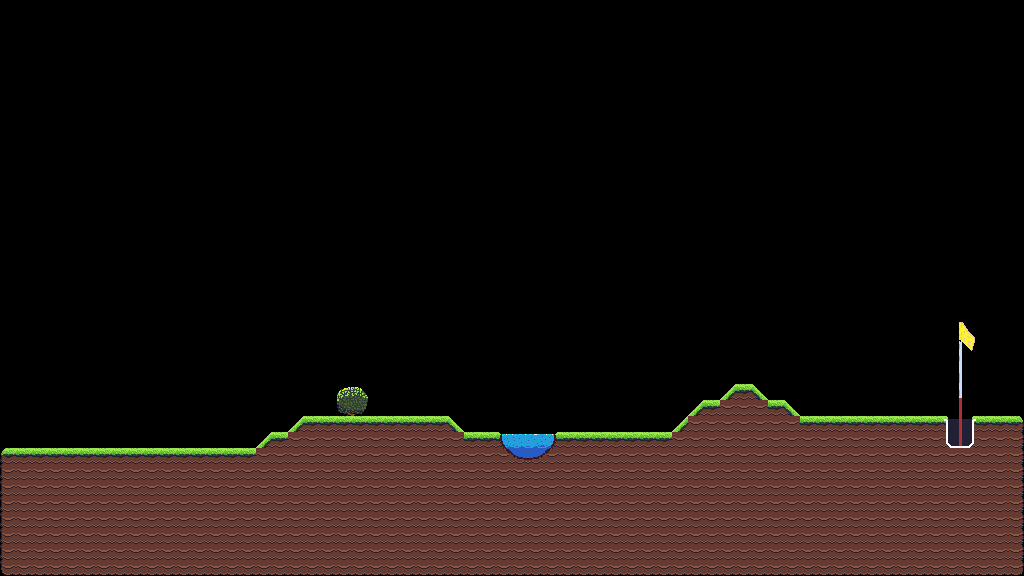

Below is a game level as drawn by its tile map, then a one-line description and the .tmx that defines it (tile-layer data replaced by summaries):
An orthogonal 64x36 tile map with 16x16 px tiles, 1 tile layer (Level), 2 tilesets and 201 objects (126x collide, 2x finish, bushes).

<map version="1.10" tiledversion="1.10.2" orientation="orthogonal" renderorder="right-down" width="64" height="36" tilewidth="16" tileheight="16" infinite="0" nextlayerid="9" nextobjectid="9262">
 <tileset firstgid="1" name="prototype" tilewidth="16" tileheight="16" tilecount="128" columns="16">
  <image source="images/prototype.png" width="256" height="128" />
  <tile id="0" type="ground" />
  <tile id="1" type="ground" />
  <tile id="2" type="ground" />
  <tile id="3" type="ground" />
  <tile id="4" type="ground" />
 </tileset>
 <tileset firstgid="129" name="all2" tilewidth="16" tileheight="16" tilecount="210" columns="14">
  <image source="images/all2.png" width="224" height="244" />
 </tileset>
 <layer id="1" name="Level" width="64" height="36">
  <data>[2304 cells, 620 non-empty, 40 distinct tile ids]</data>
 </layer>
 <objectgroup id="8" name="Pool_Object">
  <object id="9261" x="502.875" y="444.25">
   <polygon points="0,0 13.5,13.5 35.625,14 49.375,0.75 34.625,18.375 9.125,17.75" />
  </object>
 </objectgroup>
 <objectgroup id="7" name="Bushes_Leaf_Object">
  <object id="9257" name="bushes" x="336" y="384" width="32" height="32" />
 </objectgroup>
 <objectgroup id="6" name="Bushes_Object">
  <object id="9256" x="339" y="387.5" width="26.5" height="28.5" />
 </objectgroup>
 <objectgroup id="2" name="Ground_Object">
  <object id="9061" type="collide" x="1008" y="416" width="16" height="16" />
  <object id="9062" type="collide" x="0" y="448" width="16" height="16" />
  <object id="9063" type="collide" x="736" y="384" width="16" height="16" />
  <object id="9064" type="collide" x="704" y="400" width="16" height="16" />
  <object id="9065" type="collide" x="768" y="400" width="16" height="16" />
  <object id="9066" type="collide" x="304" y="416" width="16" height="16" />
  <object id="9067" type="collide" x="320" y="416" width="16" height="16" />
  <object id="9068" type="collide" x="368" y="416" width="16" height="16" />
  <object id="9069" type="collide" x="384" y="416" width="16" height="16" />
  <object id="9070" type="collide" x="400" y="416" width="16" height="16" />
  <object id="9071" type="collide" x="416" y="416" width="16" height="16" />
  <object id="9072" type="collide" x="432" y="416" width="16" height="16" />
  <object id="9073" type="collide" x="800" y="416" width="16" height="16" />
  <object id="9074" type="collide" x="816" y="416" width="16" height="16" />
  <object id="9075" type="collide" x="832" y="416" width="16" height="16" />
  <object id="9076" type="collide" x="848" y="416" width="16" height="16" />
  <object id="9077" type="collide" x="864" y="416" width="16" height="16" />
  <object id="9078" type="collide" x="880" y="416" width="16" height="16" />
  <object id="9079" type="collide" x="896" y="416" width="16" height="16" />
  <object id="9080" type="collide" x="912" y="416" width="16" height="16" />
  <object id="9081" type="collide" x="928" y="416" width="16" height="16" />
  <object id="9082" type="collide" x="976" y="416" width="16" height="16" />
  <object id="9083" type="collide" x="992" y="416" width="16" height="16" />
  <object id="9084" type="collide" x="272" y="432" width="16" height="16" />
  <object id="9085" type="collide" x="464" y="432" width="16" height="16" />
  <object id="9086" type="collide" x="480" y="432" width="16" height="16" />
  <object id="9087" type="collide" x="560" y="432" width="16" height="16" />
  <object id="9088" type="collide" x="576" y="432" width="16" height="16" />
  <object id="9089" type="collide" x="592" y="432" width="16" height="16" />
  <object id="9090" type="collide" x="608" y="432" width="16" height="16" />
  <object id="9091" type="collide" x="624" y="432" width="16" height="16" />
  <object id="9092" type="collide" x="640" y="432" width="16" height="16" />
  <object id="9093" type="collide" x="656" y="432" width="16" height="16" />
  <object id="9094" type="collide" x="16" y="448" width="16" height="16" />
  <object id="9095" type="collide" x="32" y="448" width="16" height="16" />
  <object id="9096" type="collide" x="48" y="448" width="16" height="16" />
  <object id="9097" type="collide" x="64" y="448" width="16" height="16" />
  <object id="9098" type="collide" x="80" y="448" width="16" height="16" />
  <object id="9099" type="collide" x="96" y="448" width="16" height="16" />
  <object id="9100" type="collide" x="112" y="448" width="16" height="16" />
  <object id="9101" type="collide" x="128" y="448" width="16" height="16" />
  <object id="9102" type="collide" x="144" y="448" width="16" height="16" />
  <object id="9103" type="collide" x="160" y="448" width="16" height="16" />
  <object id="9104" type="collide" x="176" y="448" width="16" height="16" />
  <object id="9105" type="collide" x="192" y="448" width="16" height="16" />
  <object id="9106" type="collide" x="208" y="448" width="16" height="16" />
  <object id="9107" type="collide" x="224" y="448" width="16" height="16" />
  <object id="9108" type="collide" x="240" y="448" width="16" height="16" />
  <object id="9109" type="collide" x="0" y="560" width="16" height="16" />
  <object id="9110" type="collide" x="0" y="464" width="16" height="16" />
  <object id="9111" type="collide" x="0" y="480" width="16" height="16" />
  <object id="9112" type="collide" x="0" y="496" width="16" height="16" />
  <object id="9113" type="collide" x="0" y="512" width="16" height="16" />
  <object id="9114" type="collide" x="0" y="528" width="16" height="16" />
  <object id="9115" type="collide" x="0" y="544" width="16" height="16" />
  <object id="9116" type="collide" x="1008" y="560" width="16" height="16" />
  <object id="9117" type="collide" x="1008" y="432" width="16" height="16" />
  <object id="9118" type="collide" x="1008" y="448" width="16" height="16" />
  <object id="9119" type="collide" x="1008" y="464" width="16" height="16" />
  <object id="9120" type="collide" x="1008" y="480" width="16" height="16" />
  <object id="9121" type="collide" x="1008" y="496" width="16" height="16" />
  <object id="9122" type="collide" x="1008" y="512" width="16" height="16" />
  <object id="9123" type="collide" x="1008" y="528" width="16" height="16" />
  <object id="9124" type="collide" x="1008" y="544" width="16" height="16" />
  <object id="9125" x="736" y="384" width="16" height="16" />
  <object id="9126" x="704" y="400" width="16" height="16" />
  <object id="9127" x="768" y="400" width="16" height="16" />
  <object id="9128" x="304" y="416" width="16" height="16" />
  <object id="9129" x="320" y="416" width="16" height="16" />
  <object id="9130" x="368" y="416" width="16" height="16" />
  <object id="9131" x="384" y="416" width="16" height="16" />
  <object id="9132" x="400" y="416" width="16" height="16" />
  <object id="9133" x="416" y="416" width="16" height="16" />
  <object id="9134" x="432" y="416" width="16" height="16" />
  <object id="9135" x="800" y="416" width="16" height="16" />
  <object id="9136" x="816" y="416" width="16" height="16" />
  <object id="9137" x="832" y="416" width="16" height="16" />
  <object id="9138" x="848" y="416" width="16" height="16" />
  <object id="9139" x="864" y="416" width="16" height="16" />
  <object id="9140" x="880" y="416" width="16" height="16" />
  <object id="9141" x="896" y="416" width="16" height="16" />
  <object id="9142" x="912" y="416" width="16" height="16" />
  <object id="9143" x="928" y="416" width="16" height="16" />
  <object id="9144" x="976" y="416" width="16" height="16" />
  <object id="9145" x="992" y="416" width="16" height="16" />
  <object id="9146" x="272" y="432" width="16" height="16" />
  <object id="9147" x="464" y="432" width="16" height="16" />
  </objectgroup>
 <objectgroup id="3" name="Hole_Object">
  <!-- 8 objects omitted --></objectgroup>
 <objectgroup id="5" name="Spawn_Object">
  <!-- 1 objects omitted --></objectgroup>
</map>
<!-- 111 of 201 objects omitted -->
